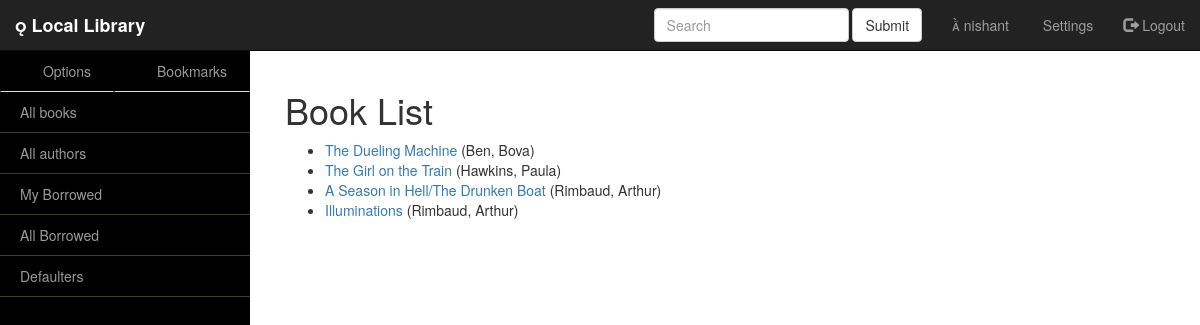
The app's page /catalog/book/ (signed in) with its own data.
### catalog/models.py (models this page shows, shortened)
class Book(models.Model):
    title = models.CharField(max_length=200)
    author = models.ForeignKey("Author",on_delete=models.SET_NULL,null=True)
    summary = models.TextField(max_length=1000,help_text="Enter the brief description of book")
    isbn = models.CharField('ISBN',max_length=13,help_text='13 Character <a href="https://www.isbn-international.org/content/what-isbn">ISBN number</a>')
    genere = models.ManyToManyField('Genere',help_text='Select a genere for book')
    language = models.ForeignKey('Language', on_delete=models.SET_NULL, null=True)
    class Meta:
        __module__= '__name__'
    def display_genere(self):
        """
        Creates a string for the Genre. This is required to display genre in Admin.
        """
        return ", ".join([genere.name for genere in self.genere.all()[:3]])
    display_genere.short_description = 'Genere'
    def get_absolute_url(self):
        return reverse('book-detail',args=[str(self.id)])

class Author(models.Model):
    first_name = models.CharField(max_length=100)
    last_name = models.CharField(max_length=100)
    date_of_birth = models.DateField(null=True, blank=True)
    date_of_death = models.DateField('Died', null=True, blank=True)
    def __str__(self):
        return '%s, %s' % (self.last_name, self.first_name)

### catalog/views.py (the view)
class BooksListView(LoginRequiredMixin,generic.ListView):
    login_url = 'user_login'
    model = Book
    context_object_name = 'book_list'
    template_name = 'catalog/book_list.html'
    def get_queryset(self):
        return Book.objects.all()
    """
    def get_context_data(self,**kwargs):
        context = super(BookListView,self).get_context_data(**kwargs)
        cotext['some_data'] = "THis is just some data"


        return context
    """

### catalog/templates/catalog/book_list.html
{% extends "base_generic.html" %}
{% block content %}
    <h1>Book List</h1>
    {% if book_list %}
    <ul>
      {% for book in book_list %}
      <li>
        <a href="{{ book.get_absolute_url }}">{{ book.title }}</a> ({{book.author}})
      </li>
      {% endfor %}
    </ul>
    {% else %}
      <p>There are no books in the library.</p>
    {% endif %}
{% endblock %}

### catalog/templates/base_generic.html (shortened to what this page needs)
<!DOCTYPE html>
<html lang="en">
<head>
    {% load static %}
    <link rel="stylesheet" href="https://maxcdn.bootstrapcdn.com/bootstrap/3.3.7/css/bootstrap.min.css">
    <link href="{% static 'css/bootstrap.min.css' %}" rel="stylesheet">
    <link href="{% static 'css/simple-sidebar.css' %}" rel="stylesheet">
    <link href="{% static 'css/table.css' %}" rel="stylesheet">
</head>
<body style="padding-top: 50px;">
    <div id="wrapper" class='toggled'>
        <nav class="navbar navbar-inverse navbar-fixed-top">
            <div class="container-fluid">
                <div class="navbar-header">
                <b><a class="navbar-brand  glyphicon-book" href="{% url 'index' %}"> Local Library</a></b>
                </div>
                <ul class="nav navbar-nav navbar-right">
                    <form class="navbar-form navbar-left">
                        <div class="form-group">
                            <input type="text" class="form-control" placeholder="Search">
                        </div>
                        <button type="submit" class="btn btn-default">Submit</button>
                    </form>
                    {% if user.is_authenticated %}
                        <li><a href="#"><span class=" glyphicon-user"> {{ user }} </span></a></li>
                    {% endif %}
                    <li><a href="#"> Settings</a></li>
                    <li><a href="{% url 'logout'%}"><span class="glyphicon glyphicon-log-out"></span> Logout</a></li>
                </ul>
            </div>
        </nav>
        <div id="sidebar-wrapper">
      {% block sidebar %}
      <ul class="sidebar-nav">
         <ul class="nav nav-tabs nav-justified">
            <li><a href="#" onclick="openCity('London')">Options</a></li>
            <li ><a href="#" onclick="openCity('Paris')"> Bookmarks</a></li>
        </ul>
        <div id="London" class="city">
                <li><a href="{% url 'book' %}">All books</a></li>
                <hr style="margin:0.05px; border-color:#3d3d29">
                <li><a href="{% url 'author' %}">All authors</a></li>
                <hr style="margin:0.05px; border-color:#3d3d29">
                {% if user.is_authenticated %}
                    <li><a href="{% url 'my-borrowed' %}">My Borrowed</a></li>
                    <hr style="margin:0.05px; border-color:#3d3d29">
                    {% if perms.catalog.can_mark_returned %}
                        <li><a href="{% url 'all-borrowed' %}">All Borrowed</a></li>
                        <hr style="margin:0.05px; border-color:#3d3d29">
                        <li><a href="{% url 'all-defaulters' %}">Defaulters</a></li>
                        <hr style="margin:0.05px; border-color:#3d3d29">
                    {% endif %}
                {% else %}
                    <li><a href="{% url 'login'%}">Login</a></li>
                {% endif %}
          </div>
      </ul>
     {% endblock %}
        </div>
        <div id="page-content-wrapper">
            <div class="container-fluid">
                <div class="row">
                    <div class="col-lg-12">
                        {% block content %}{% endblock %}
                    </div>
                </div>
            </div>
        </div>
    </div>
</body>
</html>
  {% load static %}

### catalog/static/css/simple-sidebar.css (style rules this page uses)
body { padding-top: 70px; }
#wrapper { padding-left: 0; -webkit-transition: all 0.5s ease; -moz-transition: all 0.5s ease; -o-transition: all 0.5s ease; transition: all 0.5s ease; }
#wrapper.toggled { padding-left: 250px; }
#sidebar-wrapper { z-index: 1000; position: fixed; left: 250px; width: 0; height: 100%; margin-left: -250px; overflow-y: auto; background: #000; -webkit-transition: all 0.5s ease; -moz-transition: all 0.5s ease; -o-transition: all 0.5s ease; transition: all 0.5s ease; }
#wrapper.toggled #sidebar-wrapper { width: 250px; }
#page-content-wrapper { width: 100%; position: absolute; padding: 15px; }
#wrapper.toggled #page-content-wrapper { position: absolute; margin-right: -250px; }
.sidebar-nav { position: absolute; top: 0; width: 250px; margin: 0; padding: 0; list-style: none; }
.sidebar-nav li { text-indent: 20px; line-height: 40px; }
.sidebar-nav li a { display: block; text-decoration: none; color: #999999; }
@media (min-width:768px) { #wrapper { padding-left: 0; } }
@media (min-width:768px) { #wrapper.toggled { padding-left: 250px; } }
@media (min-width:768px) { #sidebar-wrapper { width: 0; } }
@media (min-width:768px) { #wrapper.toggled #sidebar-wrapper { width: 250px; } }
@media (min-width:768px) { #page-content-wrapper { padding: 20px; position: relative; } }
@media (min-width:768px) { #wrapper.toggled #page-content-wrapper { position: relative; margin-right: 0; } }
.glyphicon { font-size: 15px; }

### records on screen
Book: title "The Dueling Machine", author "Ben, Bova"
Book: title "The Girl on the Train", author "Hawkins, Paula"
Book: title "A Season in Hell/The Drunken Boat", author "Rimbaud, Arthur"
Book: title "Illuminations", author "Rimbaud, Arthur"

### other values on screen
{{ user }} "nishant"
